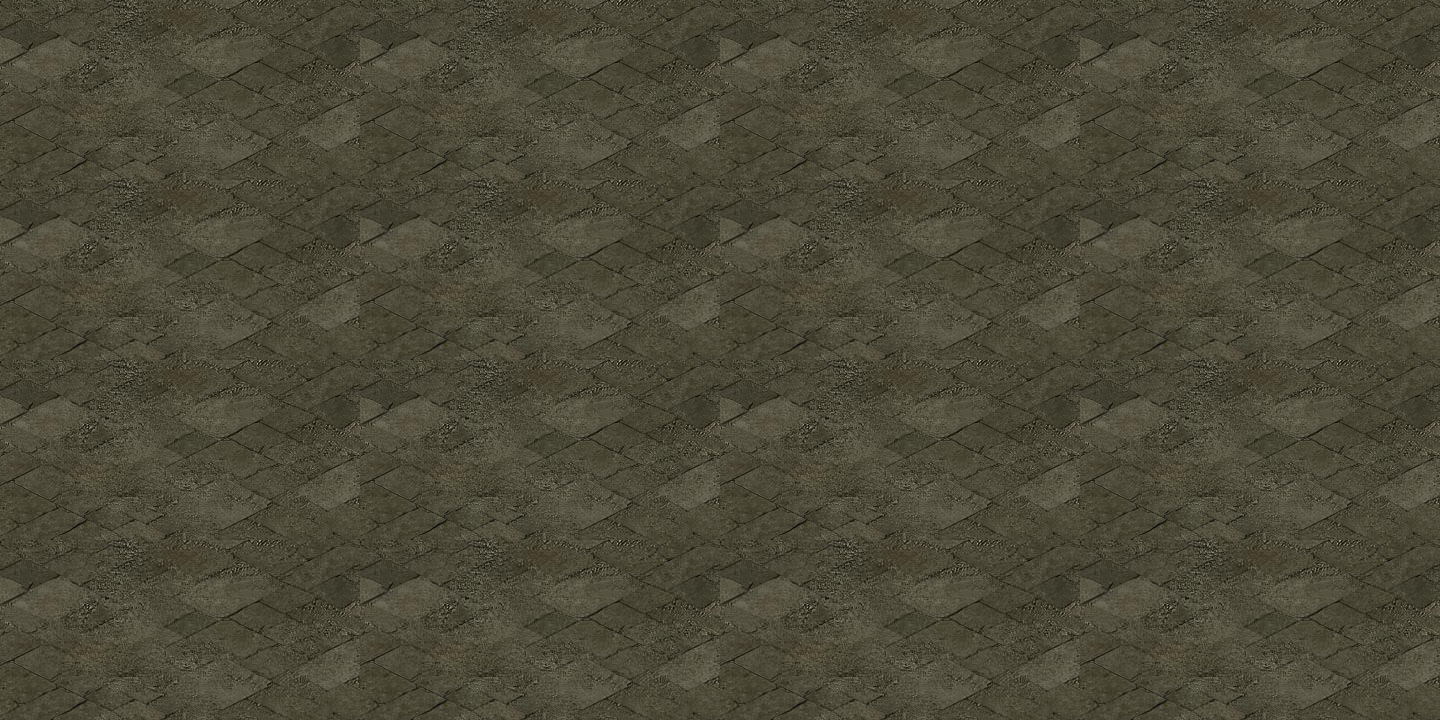

This is a level from a 2D game, rendered from its Tiled map with the project's own tilesets. A one-line summary and the map file follow, with tile-layer data summarised:
An orthogonal 20x20 tile map with 72x36 px tiles, 1 tile layer (ground).

<map version="1.0" orientation="orthogonal" renderorder="right-down" width="20" height="20" tilewidth="72" tileheight="36">
 <tileset firstgid="1" name="03010" tilewidth="72" tileheight="36">
  <image source="03010.jpg" width="640" height="640" />
 </tileset>
 <layer name="ground" width="20" height="20">
  <data>[400 cells, 400 non-empty, 25 distinct tile ids]</data>
 </layer>
</map>
